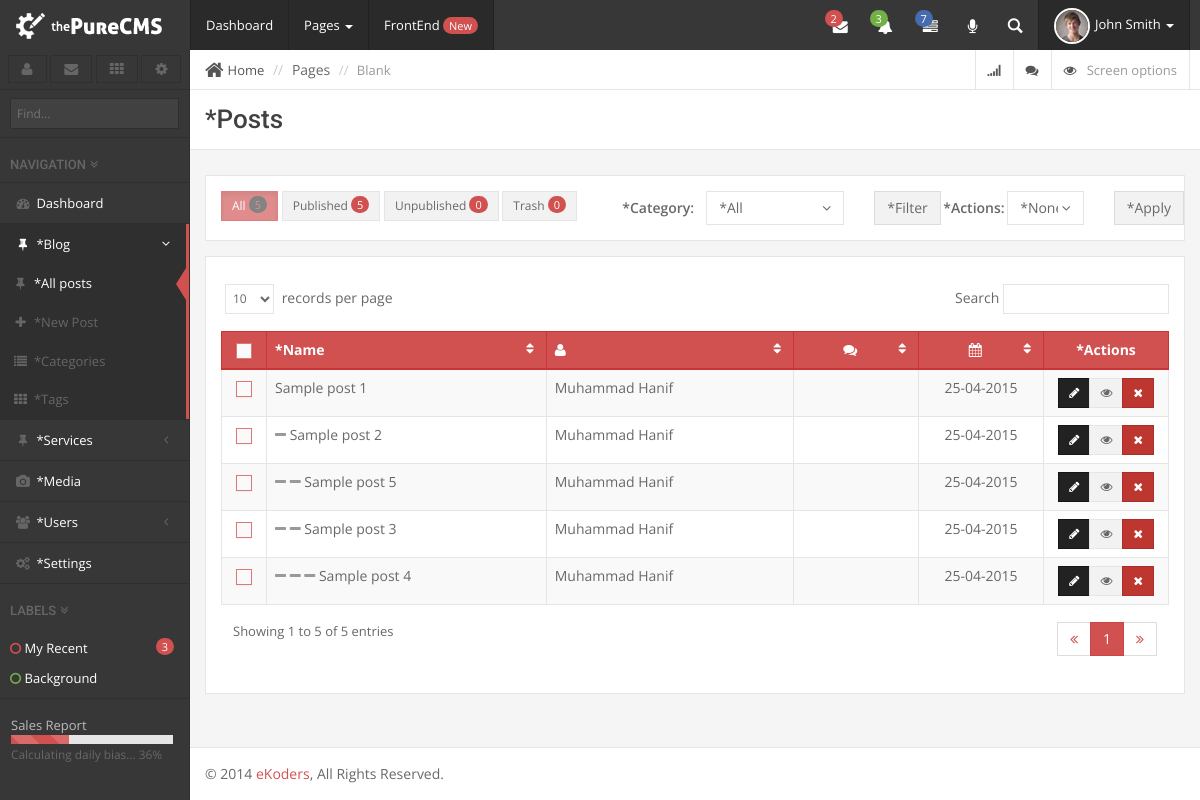
The app's page /admin/posts.php?type=blog (signed in), older data.
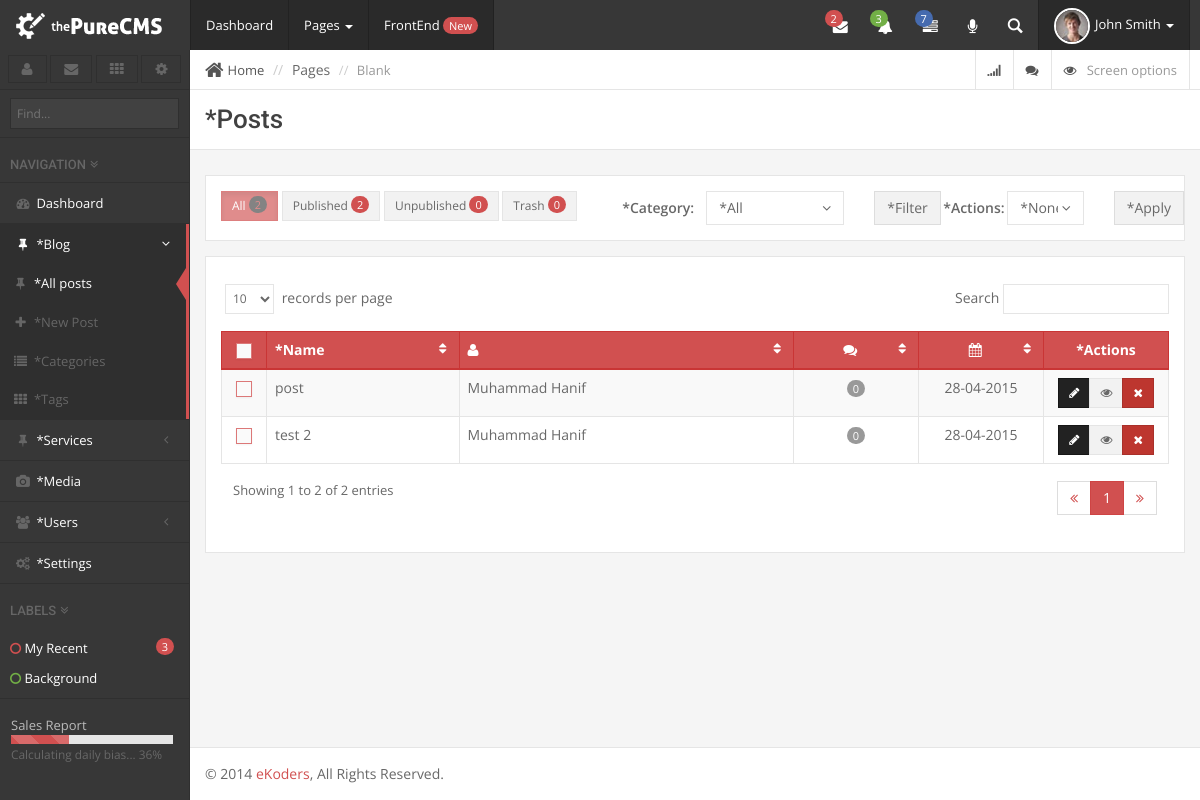
The same page, newer data.
### tables this page shows
CREATE TABLE IF NOT EXISTS `objects` (
  `ID` int(11) NOT NULL AUTO_INCREMENT,
  `author` int(11) NOT NULL,
  `title` varchar(256) NOT NULL,
  `content` longtext NOT NULL,
  `excerpt` longtext NOT NULL,
  `name` varchar(256) NOT NULL,
  `parent` int(11) NOT NULL,
  `status` varchar(16) NOT NULL DEFAULT 'punlished',
  `comments` int(11) NOT NULL,
  `mimetype` varchar(16) NOT NULL,
  `type` varchar(16) NOT NULL,
  `ts` timestamp NOT NULL DEFAULT CURRENT_TIMESTAMP,
  `modified_ts` timestamp NOT NULL DEFAULT '0000-00-00 00:00:00',
  PRIMARY KEY (`ID`)
);

CREATE TABLE IF NOT EXISTS `user_profiles` (
  `user_profile_id` int(11) NOT NULL AUTO_INCREMENT,
  `user_id` int(11) NOT NULL,
  `user_name` varchar(128) NOT NULL,
  `user_display_name` varchar(128) NOT NULL,
  `user_email` varchar(128) NOT NULL,
  `user_image` varchar(128) NOT NULL,
  `user_role` int(11) NOT NULL,
  PRIMARY KEY (`user_profile_id`)
);

### common/default_vars.php (called while the page is built, shortened)
<?php
$posts = array();

### common/procedural_functions.php (called while the page is built, shortened)
<?php
function register_post($args = array()){
	extract($args);
	global $posts;
	$posts[$id] = $args;
}

### include/class.database.php (called while the page is built, shortened)
<?php
class Database {
    public $_DB;
    public $_query;
    public $_where = array();
    public $_select = array();
    public $_action;
    public $_table;
    public function __construct() {
        try {
            $this->_DB = new PDO('mysql:host=' . DB_HOST . ';dbname=' . DB_NAME, DB_USER, DB_PASS);
            $this->_DB->setAttribute(PDO::ATTR_ERRMODE, PDO::ERRMODE_EXCEPTION);
        } catch (PDOException $e) {
            echo 'ERROR: ' . $e->getMessage();
        }
    }
    public function where($column_name, $value, $operator = '=') {
        $this->_where[$column_name] = array();
        $this->_where[$column_name][] = $value;
        $this->_where[$column_name][] = $operator;
    }
    public function select($columns) {
        foreach ($columns as $column => $name) {
            $this->_select[$column] = $name;
        }
    }
    public function query($query) {
        try {
            $this->_query = $this->_DB->prepare(filter_var($query, FILTER_SANITIZE_STRING));
            $this->bind_results();
            $this->_query->execute();
            $this->_where = array();
            $this->_select = array();
        } catch (PDOException $e) {
            $er = $e->errorInfo;
            echo '<p style="font-family:arial; background:#F00; position:absolute; z-index:10000; color:#FFF; padding:5px;">ERROR: ' . $er[2] . '</p>';
        }
    }
    public function bind_results() {
        if (!empty($this->_where)) {
            $ci = 0;
            foreach ($this->_where as $c => $value) {
                $ci++;
                $this->_query->bindValue(':' . $c.$ci, $value[0], $this->get_type($value[0]));
            }
        }
    }
    public function get_type($value) {
        if (is_int($value)) {
            $param = PDO::PARAM_INT;
        } elseif (is_bool($value)) {
            $param = PDO::PARAM_BOOL;
        } elseif (is_null($value)) {
            $param = PDO::PARAM_NULL;
        } elseif (is_string($value)) {
            $param = PDO::PARAM_STR;
        } else {
            $param = FALSE;
        }
        return $param;
    }
    public function build_query() {
        $query = $this->_action;
        if ($this->_action == 'SELECT') {
            if (!empty($this->_select)) {
                foreach ($this->_select as $column_name => $name) {
                    $query .=' ' . $column_name . ' as ' . $name . ', ';
                }
            } else {
                $query .= ' *';
            }
            $query = rtrim($query, ', ');
        }
        if ($this->_action != 'UPDATE' && $this->_action != 'INSERT') {
            $query .= ' FROM ';
        }
        $query .= $this->_table;
        if (!empty($this->_where)) {
            $query .= ' WHERE ';
            $columns = array();
            $ci = 0;
            foreach ($this->_where as $c => $v) {
                $cn = $c;
                $ci++;
                $columns[] = $cn . ' ' . $v[1] . ' :' . $c.$ci;
            }
            $query .= implode(' AND ', $columns);
        }
        $this->query($query);
    }
    public function result($fetch_type = PDO::FETCH_OBJ) {
        return $this->_query->fetch($fetch_type);
    }
    public function all_results($fetch_type = PDO::FETCH_OBJ) {
        return $this->_query->fetchAll($fetch_type);
    }
    public function row_count() {
        return $this->_query->rowCount();
    }
    public function from($table_name, $num_rows = NULL) {
        $this->_action = 'SELECT';
        $this->_table = $table_name;
        $this->build_query();
    }
}

### admin/classes/class.post.php (called while the page is built, shortened)
<?php
class Post extends Database{
	private $table_name;
	public function __construct()
	{
		$this->table_name = DB_PREFIX.'objects';
		$this->user = new Users();
		$this->categories = new Categories();
	}
	public function get_posts($type)
	{
		$this->from($this->table_name);
		return $this->all_results();
	}
}

### admin/classes/class.users.php (called while the page is built, shortened)
<?php
class Users extends Capabilities{
	private $profile_table_name;
	public function __construct()
	{
		$this->profile_table_name = DB_PREFIX.'user_profiles';
		if ($this->is_logged_in()) {
			$this->user_capabilities = $this->get_user_capabilitirs();
		}
	}
	public static function is_logged_in()
	{
		if (isset($_SESSION['token'])) {
			return true;
		}else{
			return false;
		}
	}
	public static function get_logged_id()
	{
		if (isset($_SESSION['user_id'])) {
			return $_SESSION['user_id'];
		}
	}
	public function get_profile($user_id = NULL)
	{
		if (is_null($user_id)) {
			$user_id = $this->get_logged_id();
		}
		$this->from($this->profile_table_name);
		if ($this->row_count() > 0) {
			return $this->result();
		}
	}
}

### admin/classes/class.capabilities.php (called while the page is built, shortened)
<?php
class Capabilities extends Database{
	protected $role_table_name;
	public function __construct()
	{
		$this->role_table_name = DB_PREFIX.'user_roles';
	}
	public function get_user_capabilitirs($user_id = NULL)
	{
		$profile = $this->get_profile($user_id);
		$role = $this->get_roles($profile->user_role);
		$role_capabilities_object = json_decode($role->role_object);
		$role_capabilities = array();
		foreach ($role_capabilities_object as $group_name => $group_data) {
			$role_capabilities[$group_name] = array();
			foreach ($group_data as $key => $value) {
				$role_capabilities[$group_name][$key] = $value;
			}
		}
		return $role_capabilities;
	}
	public function get_roles($ID = NULL)
	{
		$this->from($this->role_table_name);
		if ($this->row_count() > 0 && isset($ID)) {
			return $this->result();
		}elseif ($this->row_count() > 0) {
			return $this->all_results();
		}
	}
}

### admin/classes/class.settings.php (called while the page is built, shortened)
<?php
class Settings extends Database{
	public $settings;
	private $table_name;
	public function __construct()
	{
		$this->table_name = DB_PREFIX.'settings';
		$this->select_all_settings();
	}
	public function select_all_settings()
	{
		$columns = array();
		$columns['setting_name'] = 'name';
		$columns['setting_value'] = 'value';
		$this->from($this->table_name);
		$results = $this->all_results();
		$this->settings = array();
		foreach ($results as $key => $value) {
			$this->settings[$value->name] = $value->value;
		}
	}
	public function get_settings($name = NULL)
	{
		if (isset($name)) {
			if (isset($this->settings[$name])) {
				return $this->settings[$name];
			}else{
				return false;
			}
		}
		return $this->settings;
	}
}

### admin/classes/class.media.php (called while the page is built, shortened)
<?php
class Media extends Settings{
	public function __construct()
	{
		parent::__construct();
		$this->upload_path = ABSPATH."contents/uploads/".date('Y/m/d/');
	}
}

### admin/classes/class.categories.php (called while the page is built, shortened)
<?php
class Categories extends Database{
	public function __construct()
	{
		$this->Media = new Media();
	}
}

### admin/posts.php (the view, shortened to what the rows shown need)
<?php
include_once 'include/init.php';
$type = $_GET['type'];
$custom_post = $posts[$type];
$custom_names = $custom_post['meta']['pulural_title'];
$Posts = new post();
$fields = array();
$fields['ID'] = 'ID';
$fields['author'] = 'author';
$fields['title'] = 'title';
$fields['parent'] = 'parent';
$fields['comments'] = 'comments';
$fields['status'] = 'status';
$fields['ts'] = 'cts';
$fields['modified_ts'] = 'mts';
$Posts->select($fields);
$all_posts = $Posts->get_posts($type);
$admin_title = ucfirst($custom_names);
include 'include/header.php';
?>
<link rel="stylesheet" href="assets/css/plugins/footable/footable.min.css">
<div id="page-wrapper">
		<div class="row">
			<div class="col-lg-12">
				<div class="page-header title">
					<h1><?php echo __($admin_title); ?></h1>
				</div>
			</div>
		</div>
		<form action="" method="post">
			<div class="row">
				<div class="col-lg-12">
					<?php
					if (!isset($all_posts) || empty($all_posts)):
						echo "<p>";
						__($admin_title);
						echo " ";
						__("are not available.");
						echo "</p>";
					else:
					?>
					<div class="well white">
						<table id="SampleDT" class="datatable table table-bordered table-striped table-hover tc-table table-primary footable">
							<thead>
								<tr>
									<th class="col-small center"><label><input type="checkbox" class="tc"><span class="labels"></span></label></th>
									<th><?php __('Name') ?></th>
									<th class="hidden-xs col-large center"><i class="fa fa-user" title="Author"></i></th>
									<th class="hidden-xs col-medium center"><i class="fa fa-comments" title="Post Comments"></i></th>
									<th class="hidden-xs col-medium center"><i class="fa fa-calendar" title="Date"></i></th>
									<th class="center col-medium"><?php __('Actions') ?></th>
								</tr>
							</thead>
							<tbody>
								<?php
									function generate_parent($all_posts, $parent = NULL, $indent = '', $hierarchy = true){
										global $type;
										foreach ($all_posts as $post) {
											if ($hierarchy == true && $post->parent != $parent) {
												continue;
											}
											?>
												<tr>
													<td class="col-small center"><label><input type="checkbox" class="tc" name='posts[]' value="<?php echo $post->ID; ?>"><span class="labels"></span></label></td>
													<td><?php echo $indent.' '.$post->title ?></td>
													<td>
														<?php
															$Users = new users();
															$profile = $Users->get_profile($post->author);
															echo $profile->user_display_name;
														?>
													</td>
													<td class="col-medium center"><small class="badge center"><?php echo $post->comments; ?></small></td>
													<td class="col-medium center"><?php echo $Users->_date('d-m-Y', $post->cts); ?></td>
													<td class="center col-medium">
														<div class="btn-group btn-group-sm">
															<a href="post_create.php?type=<?php echo $type; ?>&ID=<?php echo $post->ID; ?>" class="btn btn-inverse"><i class="fa fa-pencil icon-only"></i></a>
															<a href="posts.php?type=<?php echo $type; ?>&change=status&ID=<?php echo $post->ID; ?>" class="btn" title="<?php echo ($post->status == 'published')? 'Unpublished' : 'Published'; ?>"><i class="fa fa-eye icon-only"></i></a>
															<a href="posts.php?type=<?php echo $type; ?>&action=delete&ID=<?php echo $post->ID; echo ($post->status == 'deleted')? '&permanent=true' : ''; ?>" class="btn btn-danger" onClick="return confirm('<?php __('Confirm '.(($post->status == 'deleted')? 'permanent ' : '').'delete?'); ?>');"><i class="fa fa-times icon-only"></i></a>
														</div>
													</td>
												</tr>
											<?php
											if($hierarchy)
											generate_parent($all_posts, $post->ID, $indent.'<i class="fa fa-minus text-gray"></i> ', $hierarchy);
										}
									}
									generate_parent($all_posts, 0, '', ((isset($_GET['status']))? false : true));
								?>
							</tbody>
						</table>
					</div>
					<?php endif; ?>
				</div>
			</div>
		</form>
<?php include 'include/footer.php'; ?>

Row changes from the older to the newer data that the page shows:
removed objects: title "Sample post 1", user_profiles.user_display_name "Muhammad Hanif", ts "25-04-2015", shown under "LABELS"
removed objects: title "Sample post 2", user_profiles.user_display_name "Muhammad Hanif", ts "25-04-2015", shown under "Sample post 1"
removed objects: title "Sample post 5", user_profiles.user_display_name "Muhammad Hanif", ts "25-04-2015", shown under "Sample post 2"
removed objects: title "Sample post 3", user_profiles.user_display_name "Muhammad Hanif", ts "25-04-2015", shown under "Sample post 2"
removed objects: title "Sample post 4", user_profiles.user_display_name "Muhammad Hanif", ts "25-04-2015", shown under "Sample post 3"
added objects: title "post", user_profiles.user_display_name "Muhammad Hanif", comments "0", ts "28-04-2015", shown under "LABELS"
added objects: title "test 2", user_profiles.user_display_name "Muhammad Hanif", comments "0", ts "28-04-2015", shown under "LABELS"
Text that changed along with them:
$Posts->get_post_count($type): "5" → "2"
$Posts->get_post_count($type, 'published'): "5" → "2"
text written by a page script: "Search records per page Showing 1 to 5 of 5 entries 1" → "Search records per page Showing 1 to 2 of 2 entries 1"
